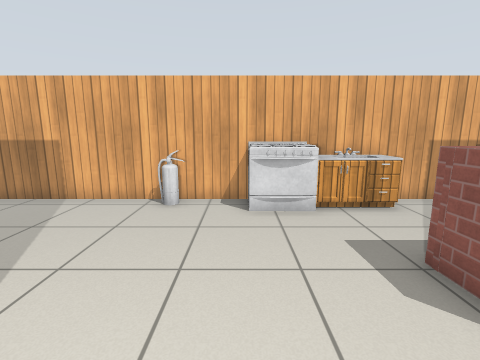
[1] (above)

14 first-person views from a walk through a world built for the Gazebo simulator. The camera is 1.1 m above the floor, tilts 10° down and sees 85° across. The lines on the ground mark 1 m squares. The floor is counted in squares, 0.5 m on a side. Each view is taken from the middle of a square. On the plan, view 1 faces up. The plan holds only what a view shows up to about 16 squares ahead; the rest is blank. The robots in the file are not drawn. Simple patterns stand in for the simulator's built-in surfaces. Simple shapes stand in for some stock models. Some surface patterns are stand-ins.

[2]
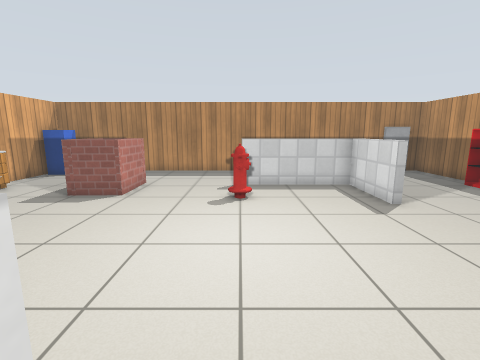

[3]
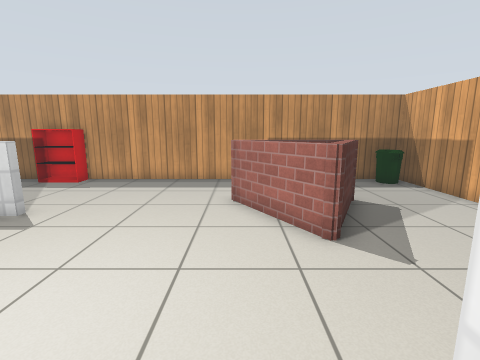

[4]
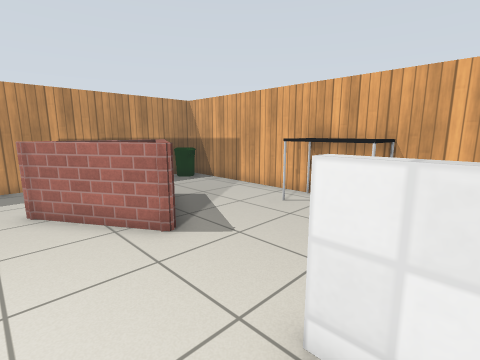

[5]
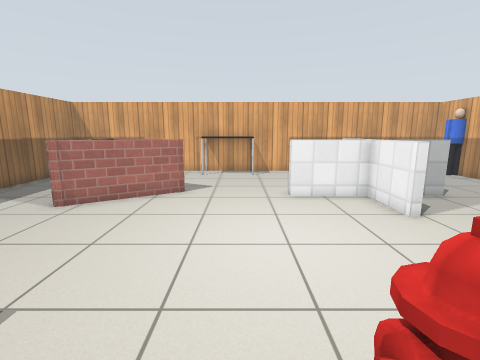

[6]
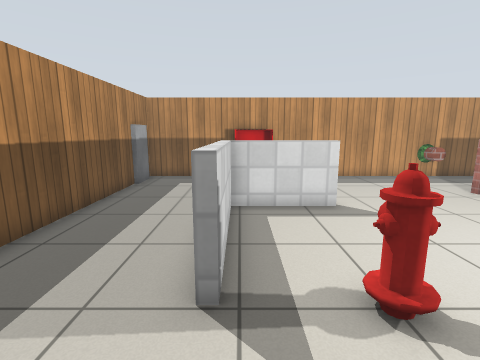

[7]
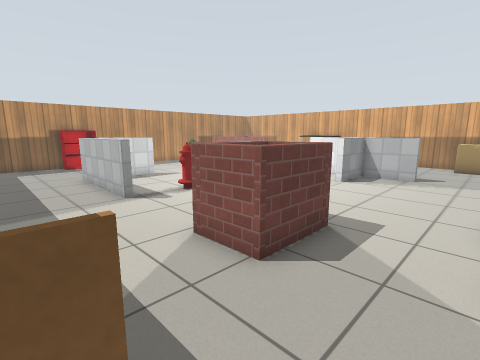

[8]
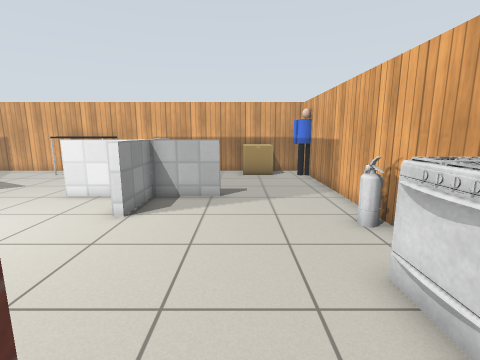

[9]
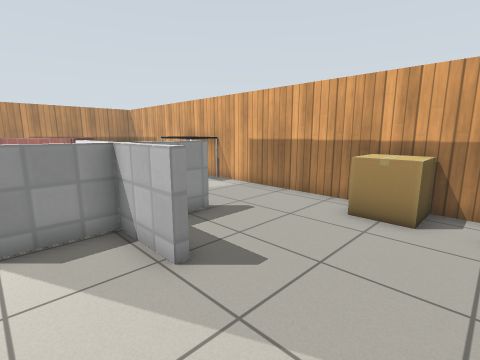

[10]
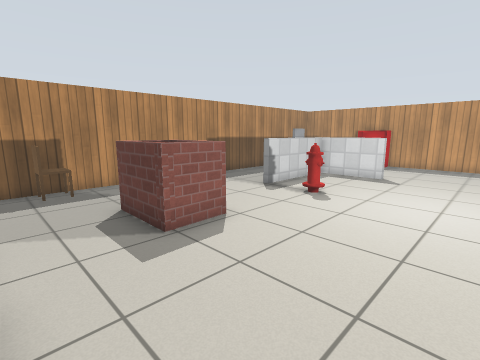

[11]
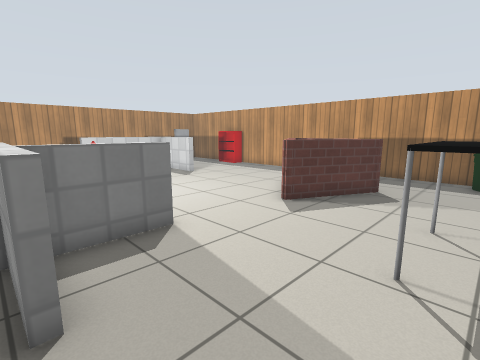

[12]
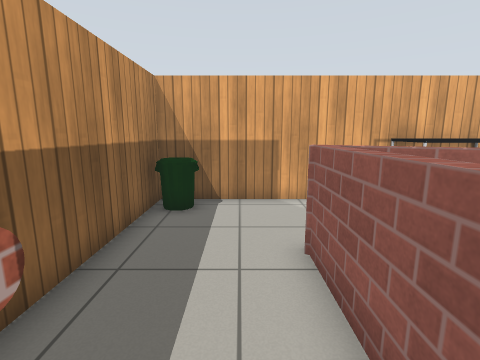

[13]
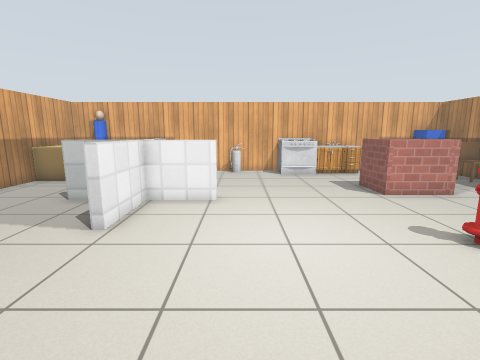

[14]
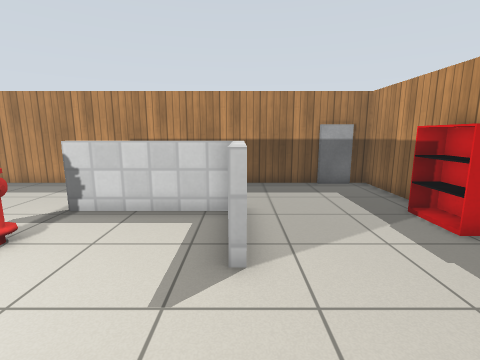

### Floor plan
Points are (right, up) in squares from view 1. A wall is a line through its corners. A room is listed if a view was taken in it or the views show most of it. See-through windows are left out.
Room 1 (views 1, 2, 3, 4, 5, 6, 7, 8, 9, 10, 12, 13, 14)
walls: (2, -6.8) (5.3, -6.8) (5.3, -2); (-2.8, 1.6) (-5.2, 1.6); (-5.5, -1.3) (-5.5, 1.6) (-7.9, 1.6); (5.8, -2) (5.8, -7.1); (-5.8, -5.2) (-3.7, -8.7); (3.3, 2.3) (3.2, 4.2) (5.7, 4.2) (5.7, 2.3) (3.3, 2.3); (-4.1, -8.7) (-7.8, -8.7) (-6, -5.2); (-5.1, 1.9) (-5.1, -1.3); (-6.5, -6.7) (-7.4, -8.4) (-4.3, -8.4); (-5.1, 4.4) (-5.1, 1.9) (-2.8, 1.9); (-11.7, 1.5) (-11.7, -12.7) (9.7, -12.7) (9.7, 8.7) (-4.5, 8.7)
low walls: (-6, -5.2) (-5.8, -5.2)
ways out: opening at (-9.5, 2) to room 2; opening at (-5, 6.5) to room 2
objects: bin (-11, -12) to (-10, -11); table (-11, -5) to (-10, -3); plant (-5, -14) to (-5, -12); fire extinguisher (-2, 8); stove (1, 7) to (2, 8); sink (2, 8) to (4, 8); fire hydrant (3, -2); bookshelf (4, -12) to (5, -12); postbox (8, 8) to (9, 8); chair (9, 5); door leaf (10, -11)
Room 2 (view 11)
walls: (-7.9, 1.9) (-5.1, 1.9); (-4.5, 8.7) (-11.7, 8.7) (-11.7, 1.5)
ways out: opening at (-9.5, 2) to room 1; opening at (-5, 6.5) to room 1
objects: cardboard box (-11, 5) to (-10, 7); person (-10, 8)

Where each view was taken, in squares from view 1:
view 1: 0 up, 0 right, facing up
view 2: 2 down, 6 left, facing right
view 3: 0 up, 4 left, facing down
view 4: 0 up, 3 left, facing down-left
view 5: 3 down, 4 right, facing left
view 6: 1 up, 5 right, facing down
view 7: 7 up, 9 right, facing down-left
view 8: 5 up, 4 right, facing left
view 9: 8 up, 3 left, facing down-left
view 10: 7 up, 2 left, facing down-right
view 11: 2 up, 11 left, facing down-right
view 12: 10 down, 3 left, facing left
view 13: 7 down, 2 left, facing up
view 14: 7 down, 2 left, facing right
